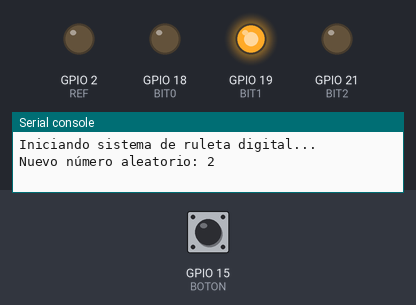
Simulated run of this program. Board: ESP32 board running MicroPython. Shown: output pins drawn as LEDs (lit = HIGH), the last lines printed to the serial console. The inputs (shaded band) are chosen by the test bench; at power-on: GPIO 15 (BOTON) HIGH. Random numbers come from a fixed seed; pins used as bus, display or sensor lines are not drawn.

Above: at 1.3 s.
1.4 s: GPIO 15 (BOTON) pulled LOW for 0.15 s
At 1.8 s:
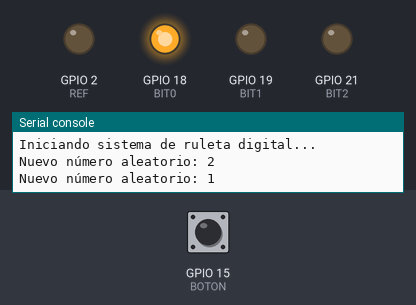
3.0 s: GPIO 15 (BOTON) pulled LOW for 1 s
At 4.2 s:
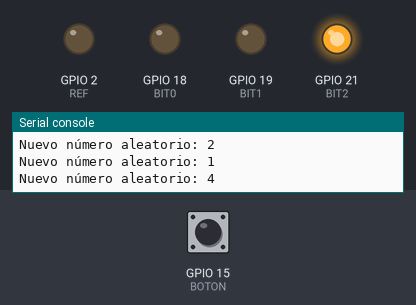
5.5 s: GPIO 15 (BOTON) pulled LOW for 3.2 s
At 6.1 s:
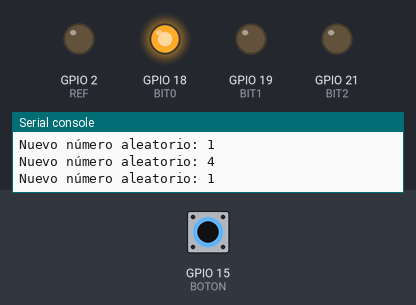
10.2 s: GPIO 15 (BOTON) pulled LOW for 0.15 s
At 10.9 s:
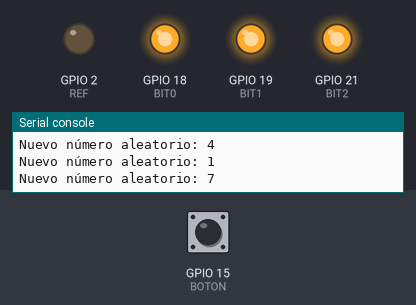
11.8 s: GPIO 15 (BOTON) pulsed LOW 5 times (0.12 s each, 0.3 s apart)
At 14.3 s:
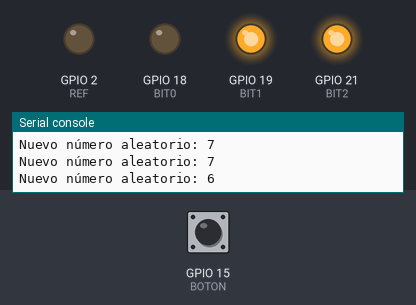
14.8 s: GPIO 15 (BOTON) pulled LOW for 0.15 s
At 15.6 s:
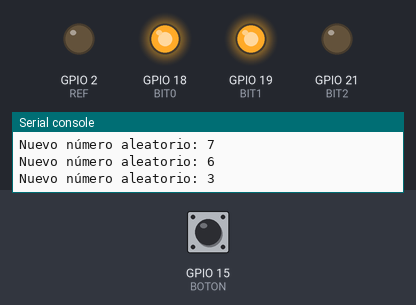
Timing chart, 0 to 17.4 s (numbered marks = the images above; inputs shaded):
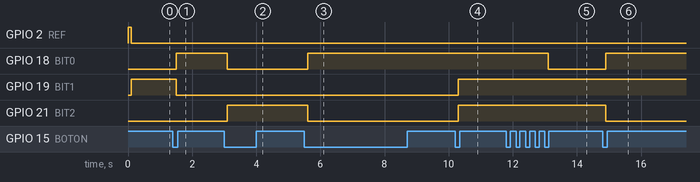

The program:

ruleta.py
```python
from machine import Pin
import time
import random

# Control pins
REF = Pin(2, Pin.OUT)
TRIGGER = Pin(4, Pin.OUT)

# Binary output pins (LSB → MSB)
BIT0 = Pin(18, Pin.OUT)
BIT1 = Pin(19, Pin.OUT)
BIT2 = Pin(21, Pin.OUT)

# Push button (active low)
BOTON = Pin(15, Pin.IN, Pin.PULL_UP)

def pulso(pin, duracion_ms=100):
    """Generate a short pulse on the given pin."""
    pin.value(1)
    time.sleep_ms(duracion_ms)
    pin.value(0)

def mostrar_numero_en_bits(n):
    """Output a 3-bit number to BIT0, BIT1, BIT2."""
    BIT0.value(n & 0b001)
    BIT1.value((n >> 1) & 0b001)
    BIT2.value((n >> 2) & 0b001)

def generar_y_mostrar_aleatorio():
    """Generate a random number between 0 and 7 and display it."""
    n = random.randint(0, 7)
    mostrar_numero_en_bits(n)
    print("Nuevo número aleatorio:", n)

print("Iniciando sistema de ruleta digital...")

# Initial REF pulse
pulso(REF, 100)
generar_y_mostrar_aleatorio()

ultimo_estado = BOTON.value()

while True:
    estado = BOTON.value()

    # Detect falling edge → button pressed
    if estado == 0 and ultimo_estado == 1:
        pulso(TRIGGER, 100)        # Movement command
        generar_y_mostrar_aleatorio()
        time.sleep_ms(200)

    ultimo_estado = estado
```

Measured:
- after the input at 1.4 s, GPIO 18 (BIT0): LOW → HIGH after 0.10 s; GPIO 19 (BIT1): HIGH → LOW after 0.10 s
- after the input at 3.0 s, GPIO 18 (BIT0): HIGH → LOW after 0.10 s; GPIO 21 (BIT2): LOW → HIGH after 0.10 s
- after the input at 5.5 s, GPIO 18 (BIT0): LOW → HIGH after 0.10 s; GPIO 21 (BIT2): HIGH → LOW after 0.10 s
- after the input at 10.2 s, GPIO 19 (BIT1), GPIO 21 (BIT2): LOW → HIGH after 0.10 s
- after the input at 11.8 s, GPIO 18 (BIT0): HIGH → LOW after 1.3 s
- after the input at 14.8 s, GPIO 18 (BIT0): LOW → HIGH after 0.10 s; GPIO 21 (BIT2): HIGH → LOW after 0.10 s
